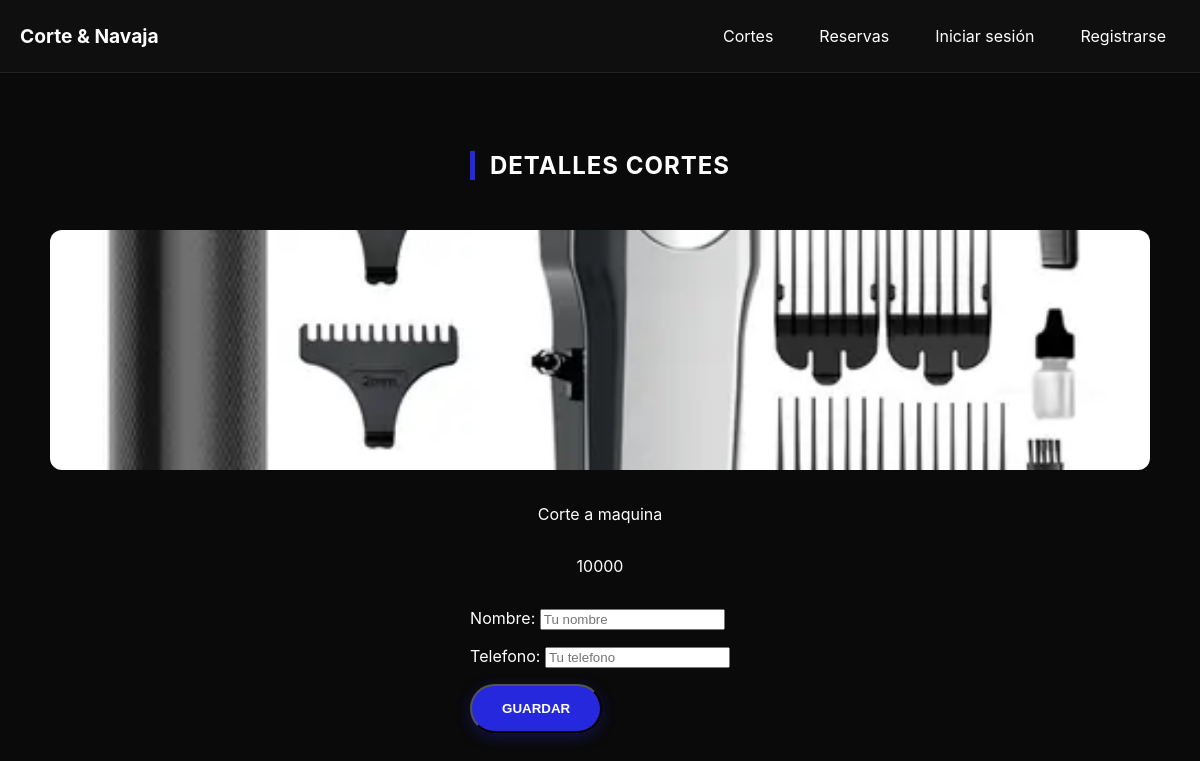
/corte-detail/1/, run on the app's committed database.
### corte/models.py (models this page shows, shortened)
class Corte(models.Model):
    name = models.CharField(max_length=100)
    precio = models.IntegerField()
    descripcion = models.TextField(max_length=250)
    imagen = models.ImageField(upload_to='cortes/', null=True, blank=True)

### corte/views.py (the view)
# urls.py: path('corte-detail/<int:id>/', views.corte_detail, name='detail'),
def corte_detail(request, id):
    corte = Corte.objects.get(id=id)
    if request.method == 'POST':
        form = ReservaForm(request.POST)
        if form.is_valid():
            nueva_reserva = form.save(commit=False)
            nueva_reserva.corte = corte
            nueva_reserva.save()
            return redirect('reserva_exitosa', id=nueva_reserva.id)
    else:
        form = ReservaForm()
    return render(request, 'corte/corte_detail.html', {'corte': corte, 'form': form})

### corte/forms.py
class ReservaForm(forms.ModelForm):
    class Meta:
        model = Reserva
        fields = ['nombre', 'telefono']
        widgets = {
            'nombre': forms.TextInput(attrs={'class':'form-control', 'placeholder':'Tu nombre'}),
            'telefono': forms.TextInput(attrs={'class':'form-control', 'placeholder':'Tu telefono'})
        }

### corte/templates/corte/corte_detail.html (shortened to what this page needs)
{%extends 'corte/base.html'%}
{%block body%}
<section class="corte-detalles">
    <h2 class="titulo-seccion">Detalles cortes</h2>
    {% if corte.imagen %}
        <img src="{{ corte.imagen.url }}" alt="{{ corte.name }}" class="detalle-imagen">
    {% endif %}
    <p class="detalle-nombre">{{ corte.name }}</p>
    <p class="detalle-precio">{{ corte.precio }}</p>
    <form method="POST">
        {{ form.as_p }}
        <button type="submit" class="btn-reserva">Guardar</button>
    </form>
</section>
{% endblock %}

### static/css/style.css (style rules this page uses)
:root { --azul: #2628DD; --magenta: #C419BE; --blanco: #FFFFFF; --negro: #0a0a0a; --gris: #1a1a1a; }
body { background-color: var(--negro); color: var(--blanco); font-family: 'Inter', sans-serif; margin: 0; }
h1, h2 { color: var(--blanco); text-transform: uppercase; letter-spacing: 1px; }
.detalle-imagen, .corte-image { width: 100%; border-radius: 12px; margin-bottom: 18px; object-fit: cover; max-height: 240px; }
.btn-reserva, .btn-reservas { padding: 15px 30px; border-radius: 50px; font-weight: bold; text-transform: uppercase; transition: all 0.3s ease; }
.btn-reserva { background-color: var(--azul); color: var(--blanco); box-shadow: 0 4px 15px rgba(38, 40, 221, 0.3); }
.titulo-seccion { color: var(--blanco); border-left: 5px solid var(--azul); padding-left: 15px; text-transform: uppercase; margin: 50px 0; }
.corte-detalles { height: 80vh; display: flex; justify-content: center; align-items: center; flex-direction: column }

### data on the page
Corte: imagen (picture), name "Corte a maquina", precio "10000"
